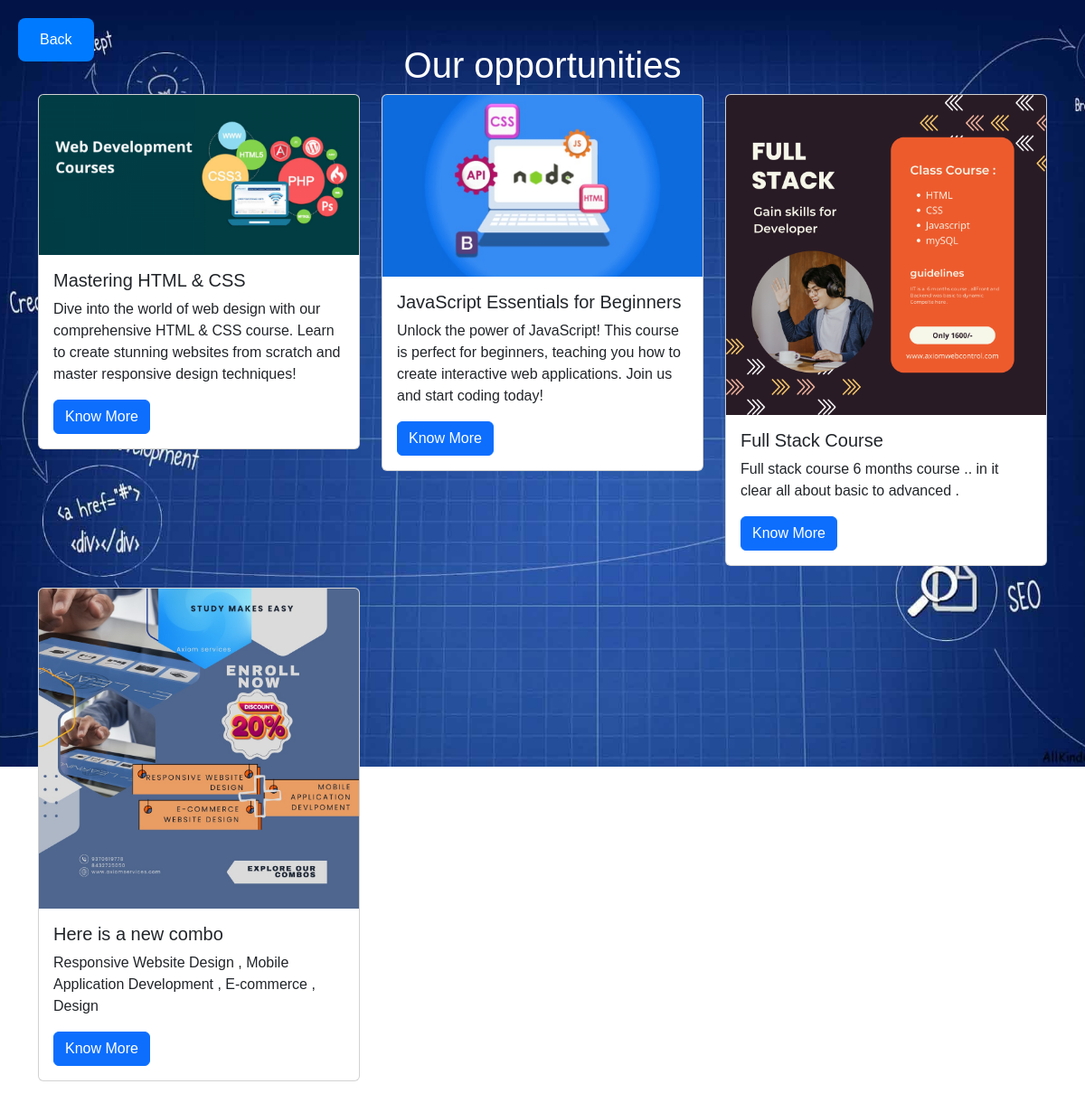
The page /blogsuser.php on the database its author committed.
### tables this page shows
CREATE TABLE `blogs` (
  `id` int(11) NOT NULL,
  `title` varchar(255) NOT NULL,
  `content` text NOT NULL,
  `image` varchar(255) NOT NULL,
  `created_at` timestamp NOT NULL DEFAULT current_timestamp(),
  `updated_at` timestamp NOT NULL DEFAULT current_timestamp() ON UPDATE current_timestamp(),
  `type` varchar(50) DEFAULT NULL,
  `category` varchar(50) DEFAULT NULL
);

### blogsuser.php (the view, shortened to what this page needs)
<?php
$conn = new mysqli('localhost', 'root', '', 'user_system', 5306);
$result = $conn->query("SELECT * FROM blogs");
?>
<!DOCTYPE html>
<html lang="en">
<head>
    <link rel="stylesheet" href="https://cdn.jsdelivr.net/npm/bootstrap@5.3.0-alpha1/dist/css/bootstrap.min.css">
</head>
<body>
<a href="javascript:history.back()" class="back-button">Back</a>
<div class="container mt-5">
    <h1 class="text-center" style="color:white;">Our opportunities </h1>
    <div class="row">
    <?php
    while ($row = $result->fetch_assoc()) {
        echo "<div class='col-md-4'>
                <div class='card mb-4 animated-card' style='cursor:pointer;'>
                    <img src='{$row['image']}' class='card-img-top' alt='Service Image' onclick='showCourseDetails(\"{$row['title']}\", \"{$row['content']}\", \"{$row['id']}\")'>
                    <div class='card-body'>
                        <h5 class='card-title'>{$row['title']}</h5>
                        <p class='card-text'>{$row['content']}</p>
                        <a href='profile.php?id={$row['id']}' class='btn btn-primary'>Know More</a>
                    </div>
                </div>
              </div>";
    }
    ?>
    </div>
</div>
</body>
</html>

### blogsuser.php (style rules this page uses)
body { margin: 0; padding: 0; font-family: Arial, sans-serif; background-image: url('./images/img3.png'); background-size: cover; background-position: center; background-repeat: no-repeat; height: 100vh; }
.back-button { display: inline-block; padding: 12px 24px; font-size: 16px; color: #fff; background-color: #007bff; text-decoration: none; border-radius: 8px; transition: transform 0.3s ease, background-color 0.3s ease; position: fixed; top: 20px; left: 20px; z-index: 1000; }
.animated-card { animation: slideIn 0.5s ease forwards; }
.card { transition: transform 0.3s ease-in-out, background-color 0.3s ease-in-out; }

### rows shown on the page
blogs: image (picture), title "Mastering HTML & CSS", content "Dive into the world of web design with our comprehensive HTML & CSS course. Learn to create stunning websites from scratch and master responsive design techniques!"
blogs: image (picture), title "JavaScript Essentials for Beginners", content "Unlock the power of JavaScript! This course is perfect for beginners, teaching you how to create interactive web applications. Join us and start coding today!"
blogs: image (picture), title "Full Stack Course", content "Full stack course 6 months course .. in it clear all about basic to advanced ."
blogs: image (picture), title "Here is a new combo", content "Responsive Website Design , Mobile Application Development , E-commerce , Design"
